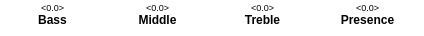
   <widget class="QWidget" name="valPage11">
    <property name="styleSheet">
     <string notr="true">background-color: transparent;</string>
    </property>
    <widget class="QLabel" name="val01Title">
     <property name="geometry">
      <rect>
       <x>5</x>
       <y>12</y>
       <width>95</width>
       <height>15</height>
      </rect>
     </property>
     <property name="font">
      <font>
       <weight>75</weight>
       <bold>true</bold>
      </font>
     </property>
     <property name="styleSheet">
      <string notr="true"/>
     </property>
     <property name="frameShape">
      <enum>QFrame::NoFrame</enum>
     </property>
     <property name="text">
      <string>Bass</string>
     </property>
     <property name="alignment">
      <set>Qt::AlignCenter</set>
     </property>
     <property name="margin">
      <number>0</number>
     </property>
    </widget>
    <widget class="QLabel" name="val02Title">
     <property name="geometry">
      <rect>
       <x>110</x>
       <y>12</y>
       <width>95</width>
       <height>15</height>
      </rect>
     </property>
     <property name="font">
      <font>
       <weight>75</weight>
       <bold>true</bold>
      </font>
     </property>
     <property name="styleSheet">
      <string notr="true"/>
     </property>
     <property name="text">
      <string>Middle</string>
     </property>
     <property name="alignment">
      <set>Qt::AlignCenter</set>
     </property>
    </widget>
    <widget class="QLabel" name="val03Title">
     <property name="geometry">
      <rect>
       <x>215</x>
       <y>12</y>
       <width>95</width>
       <height>15</height>
      </rect>
     </property>
     <property name="font">
      <font>
       <weight>75</weight>
       <bold>true</bold>
      </font>
     </property>
     <property name="styleSheet">
      <string notr="true"/>
     </property>
     <property name="text">
      <string>Treble</string>
     </property>
     <property name="alignment">
      <set>Qt::AlignCenter</set>
     </property>
    </widget>
    <widget class="QLabel" name="val04Title">
     <property name="geometry">
      <rect>
       <x>320</x>
       <y>12</y>
       <width>95</width>
       <height>15</height>
      </rect>
     </property>
     <property name="font">
      <font>
       <weight>75</weight>
       <bold>true</bold>
      </font>
     </property>
     <property name="styleSheet">
      <string notr="true"/>
     </property>
     <property name="text">
      <string>Presence</string>
     </property>
     <property name="alignment">
      <set>Qt::AlignCenter</set>
     </property>
    </widget>
    <widget class="QLabel" name="val01">
     <property name="geometry">
      <rect>
       <x>5</x>
       <y>0</y>
       <width>95</width>
       <height>15</height>
      </rect>
     </property>
     <property name="font">
      <font>
       <pointsize>7</pointsize>
      </font>
     </property>
     <property name="text">
      <string>&lt;0.0&gt;</string>
     </property>
     <property name="alignment">
      <set>Qt::AlignCenter</set>
     </property>
    </widget>
    <widget class="QLabel" name="val02">
     <property name="geometry">
      <rect>
       <x>110</x>
       <y>0</y>
       <width>95</width>
       <height>15</height>
      </rect>
     </property>
     <property name="font">
      <font>
       <pointsize>7</pointsize>
      </font>
     </property>
     <property name="text">
      <string>&lt;0.0&gt;</string>
     </property>
     <property name="alignment">
      <set>Qt::AlignCenter</set>
     </property>
    </widget>
    <widget class="QLabel" name="val03">
     <property name="geometry">
      <rect>
       <x>215</x>
       <y>0</y>
       <width>95</width>
       <height>15</height>
      </rect>
     </property>
     <property name="font">
      <font>
       <pointsize>7</pointsize>
      </font>
     </property>
     <property name="text">
      <string>&lt;0.0&gt;</string>
     </property>
     <property name="alignment">
      <set>Qt::AlignCenter</set>
     </property>
    </widget>
    <widget class="QLabel" name="val04">
     <property name="geometry">
      <rect>
       <x>320</x>
       <y>0</y>
       <width>95</width>
       <height>15</height>
      </rect>
     </property>
     <property name="font">
      <font>
       <pointsize>7</pointsize>
      </font>
     </property>
     <property name="text">
      <string>&lt;0.0&gt;</string>
     </property>
     <property name="alignment">
      <set>Qt::AlignCenter</set>
     </property>
    </widget>
   </widget>
